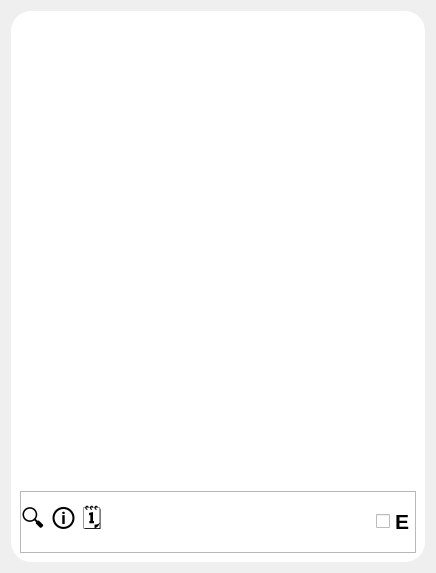
<?xml version="1.0" encoding="UTF-8"?>
<ui version="4.0">
 <class>form</class>
 <widget class="QWidget" name="form">
  <property name="geometry">
   <rect>
    <x>0</x>
    <y>0</y>
    <width>436</width>
    <height>573</height>
   </rect>
  </property>
  <property name="sizePolicy">
   <sizepolicy hsizetype="Expanding" vsizetype="Preferred">
    <horstretch>0</horstretch>
    <verstretch>0</verstretch>
   </sizepolicy>
  </property>
  <property name="windowTitle">
   <string>Explorer</string>
  </property>
  <property name="styleSheet">
   <string notr="true"/>
  </property>
  <layout class="QGridLayout" name="gridLayout">
   <item row="5" column="1">
    <widget class="QFrame" name="frame">
     <property name="sizePolicy">
      <sizepolicy hsizetype="Expanding" vsizetype="Preferred">
       <horstretch>0</horstretch>
       <verstretch>0</verstretch>
      </sizepolicy>
     </property>
     <property name="styleSheet">
      <string notr="true">#frame {
	border-radius: 20px;
	background-color: rgb(255, 255, 255);
}

QPushButton {
	border-radius: 10px;
	font-size: 24px;
}

QPushButton:hover {
	font-size: 20px;
}

QPushButton:pressed {
  transform: translateY(10px);
}</string>
     </property>
     <property name="frameShape">
      <enum>QFrame::StyledPanel</enum>
     </property>
     <property name="frameShadow">
      <enum>QFrame::Raised</enum>
     </property>
     <layout class="QGridLayout" name="gridLayout_2">
      <property name="leftMargin">
       <number>9</number>
      </property>
      <property name="topMargin">
       <number>9</number>
      </property>
      <property name="rightMargin">
       <number>9</number>
      </property>
      <property name="bottomMargin">
       <number>9</number>
      </property>
      <item row="0" column="0" colspan="4">
       <widget class="QListWidget" name="items">
        <property name="minimumSize">
         <size>
          <width>350</width>
          <height>0</height>
         </size>
        </property>
        <property name="frameShape">
         <enum>QFrame::NoFrame</enum>
        </property>
        <property name="horizontalScrollBarPolicy">
         <enum>Qt::ScrollBarAlwaysOff</enum>
        </property>
        <property name="sizeAdjustPolicy">
         <enum>QAbstractScrollArea::AdjustToContents</enum>
        </property>
        <property name="selectionMode">
         <enum>QAbstractItemView::NoSelection</enum>
        </property>
        <property name="selectionBehavior">
         <enum>QAbstractItemView::SelectItems</enum>
        </property>
        <property name="textElideMode">
         <enum>Qt::ElideMiddle</enum>
        </property>
        <property name="verticalScrollMode">
         <enum>QAbstractItemView::ScrollPerPixel</enum>
        </property>
        <property name="horizontalScrollMode">
         <enum>QAbstractItemView::ScrollPerItem</enum>
        </property>
        <property name="resizeMode">
         <enum>QListView::Adjust</enum>
        </property>
        <property name="layoutMode">
         <enum>QListView::Batched</enum>
        </property>
       </widget>
      </item>
      <item row="1" column="0" colspan="4">
       <widget class="QFrame" name="toolbox">
        <property name="styleSheet">
         <string notr="true"/>
        </property>
        <property name="frameShape">
         <enum>QFrame::StyledPanel</enum>
        </property>
        <property name="frameShadow">
         <enum>QFrame::Raised</enum>
        </property>
        <layout class="QGridLayout" name="gridLayout_3">
         <property name="leftMargin">
          <number>0</number>
         </property>
         <property name="topMargin">
          <number>9</number>
         </property>
         <property name="rightMargin">
          <number>0</number>
         </property>
         <property name="bottomMargin">
          <number>9</number>
         </property>
         <item row="3" column="5">
          <widget class="QCheckBox" name="edit_checker">
           <property name="font">
            <font>
             <pointsize>16</pointsize>
             <weight>75</weight>
             <bold>true</bold>
            </font>
           </property>
           <property name="toolTip">
            <string>&lt;html&gt;&lt;head/&gt;&lt;body&gt;&lt;p&gt;&lt;span style=&quot; font-weight:400;&quot;&gt;Редактировать название&lt;/span&gt;&lt;/p&gt;&lt;/body&gt;&lt;/html&gt;</string>
           </property>
           <property name="text">
            <string>E</string>
           </property>
          </widget>
         </item>
         <item row="3" column="4">
          <widget class="QLabel" name="notices_label">
           <property name="sizePolicy">
            <sizepolicy hsizetype="Expanding" vsizetype="Preferred">
             <horstretch>0</horstretch>
             <verstretch>0</verstretch>
            </sizepolicy>
           </property>
           <property name="font">
            <font>
             <pointsize>12</pointsize>
            </font>
           </property>
           <property name="text">
            <string/>
           </property>
          </widget>
         </item>
         <item row="3" column="2">
          <widget class="QPushButton" name="info_button">
           <property name="toolTip">
            <string>&lt;html&gt;&lt;head/&gt;&lt;body&gt;&lt;p&gt;Помощь&lt;/p&gt;&lt;/body&gt;&lt;/html&gt;</string>
           </property>
           <property name="text">
            <string>🛈</string>
           </property>
          </widget>
         </item>
         <item row="3" column="1">
          <widget class="QPushButton" name="searching_button">
           <property name="toolTip">
            <string>&lt;html&gt;&lt;head/&gt;&lt;body&gt;&lt;p&gt;Поиск&lt;/p&gt;&lt;/body&gt;&lt;/html&gt;</string>
           </property>
           <property name="text">
            <string>🔍</string>
           </property>
          </widget>
         </item>
         <item row="3" column="3">
          <widget class="QPushButton" name="notices_button">
           <property name="styleSheet">
            <string notr="true"/>
           </property>
           <property name="text">
            <string>🗓</string>
           </property>
          </widget>
         </item>
        </layout>
       </widget>
      </item>
     </layout>
    </widget>
   </item>
  </layout>
 </widget>
 <resources/>
 <connections/>
</ui>
